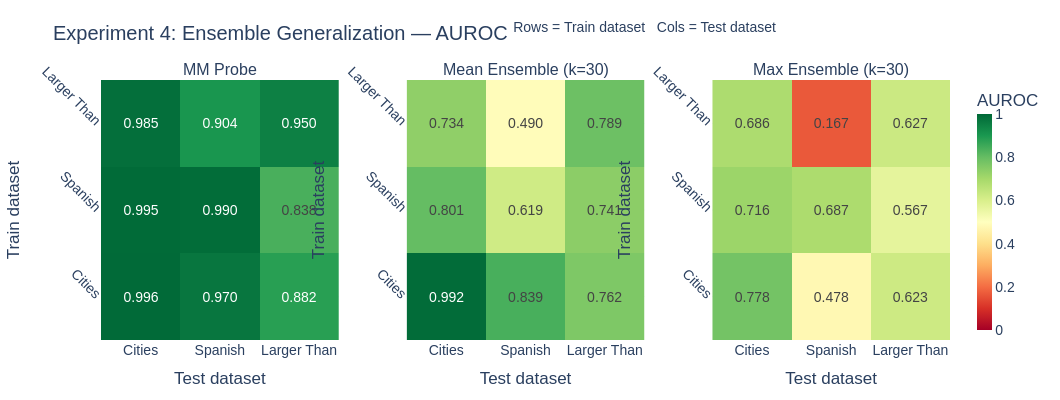

The notebook cell saved with this chart:
### Code cell
for metric, metric_title in [("auroc", "AUROC"), ("tpr@1fpr", "TPR @ 1% FPR")]:
    mm_mat = gen_to_matrix(gen_mm, metric, DATASET_NAMES)
    ens_mean_mat = gen_to_matrix(gen_ens_mean, metric, DATASET_NAMES)
    ens_max_mat = gen_to_matrix(gen_ens_max, metric, DATASET_NAMES)

    fig = make_subplots(
        rows=1, cols=3,
        subplot_titles=["MM Probe", f"Mean Ensemble (k={best_k})", f"Max Ensemble (k={best_k})"],
        horizontal_spacing=0.08,
    )

    for col, mat in enumerate([mm_mat, ens_mean_mat, ens_max_mat], start=1):
        fig.add_trace(go.Heatmap(
            z=mat,
            x=labels_display,
            y=labels_display,
            text=[[f"{v:.3f}" for v in row] for row in mat],
            texttemplate="%{text}",
            colorscale="RdYlGn",
            zmin=0, zmax=1,
            showscale=(col == 3),
            colorbar=dict(title=metric_title, thickness=15),
        ), row=1, col=col)

    fig.update_layout(
        **PLOT_BASE,
        title=(
            f"Experiment 4: Ensemble Generalization — {metric_title}\n"
            "<sup>Rows = Train dataset &nbsp; Cols = Test dataset</sup>"
        ),
        height=400, width=1060,
    )
    fig.update_yaxes(title_text="Train dataset", tickangle=45)
    for col in range(1, 4):
        fig.update_xaxes(title_text="Test dataset", row=1, col=col)
    fig.show()
    metric_slug = metric.replace("@", "at").replace("%", "pct").replace(" ", "_")
    save_fig(fig, f"exp4_ensemble_generalization_{metric_slug}")

### Figure 1 — Plotly figure (JSON) as saved in the notebook; plotly's stock layout.template omitted (floating-point values rounded to 4 significant figures)
{"data": [{"colorbar": {"thickness": 15, "title": {"text": "AUROC"}}, "colorscale": [[0, "rgb(165,0,38)"], [0.1, "rgb(215,48,39)"], [0.2, "rgb(244,109,67)"], [0.3, "rgb(253,174,97)"], [0.4, "rgb(254,224,139)"], [0.5, "rgb(255,255,191)"], [0.6, "rgb(217,239,139)"], [0.7, "rgb(166,217,106)"], [0.8, "rgb(102,189,99)"], [0.9, "rgb(26,152,80)"], [1, "rgb(0,104,55)"]], "showscale": false, "text": [["0.996", "0.970", "0.882"], ["0.995", "0.990", "0.838"], ["0.985", "0.904", "0.950"]], "texttemplate": "%{text}", "type": "heatmap", "x": ["Cities", "Spanish", "Larger Than"], "xaxis": "x", "y": ["Cities", "Spanish", "Larger Than"], "yaxis": "y", "z": [[0.9956, 0.9698, 0.8818], [0.9947, 0.9905, 0.8378], [0.9847, 0.904, 0.9496]], "zmax": 1, "zmin": 0}, {"colorbar": {"thickness": 15, "title": {"text": "AUROC"}}, "colorscale": [[0, "rgb(165,0,38)"], [0.1, "rgb(215,48,39)"], [0.2, "rgb(244,109,67)"], [0.3, "rgb(253,174,97)"], [0.4, "rgb(254,224,139)"], [0.5, "rgb(255,255,191)"], [0.6, "rgb(217,239,139)"], [0.7, "rgb(166,217,106)"], [0.8, "rgb(102,189,99)"], [0.9, "rgb(26,152,80)"], [1, "rgb(0,104,55)"]], "showscale": false, "text": [["0.992", "0.839", "0.762"], ["0.801", "0.619", "0.741"], ["0.734", "0.490", "0.789"]], "texttemplate": "%{text}", "type": "heatmap", "x": ["Cities", "Spanish", "Larger Than"], "xaxis": "x2", "y": ["Cities", "Spanish", "Larger Than"], "yaxis": "y2", "z": [[0.9919, 0.8389, 0.7622], [0.8012, 0.619, 0.7413], [0.7344, 0.4905, 0.7887]], "zmax": 1, "zmin": 0}, {"colorbar": {"thickness": 15, "title": {"text": "AUROC"}}, "colorscale": [[0, "rgb(165,0,38)"], [0.1, "rgb(215,48,39)"], [0.2, "rgb(244,109,67)"], [0.3, "rgb(253,174,97)"], [0.4, "rgb(254,224,139)"], [0.5, "rgb(255,255,191)"], [0.6, "rgb(217,239,139)"], [0.7, "rgb(166,217,106)"], [0.8, "rgb(102,189,99)"], [0.9, "rgb(26,152,80)"], [1, "rgb(0,104,55)"]], "showscale": true, "text": [["0.778", "0.478", "0.623"], ["0.716", "0.687", "0.567"], ["0.686", "0.167", "0.627"]], "texttemplate": "%{text}", "type": "heatmap", "x": ["Cities", "Spanish", "Larger Than"], "xaxis": "x3", "y": ["Cities", "Spanish", "Larger Than"], "yaxis": "y3", "z": [[0.7779, 0.4778, 0.6229], [0.716, 0.6865, 0.5672], [0.6859, 0.1667, 0.6271]], "zmax": 1, "zmin": 0}], "layout": {"annotations": [{"font": {"size": 16}, "showarrow": false, "text": "MM Probe", "x": 0.14, "xanchor": "center", "xref": "paper", "y": 1, "yanchor": "bottom", "yref": "paper"}, {"font": {"size": 16}, "showarrow": false, "text": "Mean Ensemble (k=30)", "x": 0.5, "xanchor": "center", "xref": "paper", "y": 1, "yanchor": "bottom", "yref": "paper"}, {"font": {"size": 16}, "showarrow": false, "text": "Max Ensemble (k=30)", "x": 0.86, "xanchor": "center", "xref": "paper", "y": 1, "yanchor": "bottom", "yref": "paper"}], "font": {"family": "Arial, sans-serif", "size": 14}, "height": 400, "legend": {"bgcolor": "rgba(255,255,255,0.8)", "bordercolor": "#E5E7EB", "borderwidth": 1}, "margin": {"b": 60, "l": 70, "r": 40, "t": 80}, "title": {"text": "Experiment 4: Ensemble Generalization — AUROC\n<sup>Rows = Train dataset &nbsp; Cols = Test dataset</sup>"}, "width": 1060, "xaxis": {"anchor": "y", "domain": [0, 0.28], "title": {"text": "Test dataset"}}, "xaxis2": {"anchor": "y2", "domain": [0.36, 0.64], "title": {"text": "Test dataset"}}, "xaxis3": {"anchor": "y3", "domain": [0.72, 1], "title": {"text": "Test dataset"}}, "yaxis": {"anchor": "x", "domain": [0, 1], "tickangle": 45, "title": {"text": "Train dataset"}}, "yaxis2": {"anchor": "x2", "domain": [0, 1], "tickangle": 45, "title": {"text": "Train dataset"}}, "yaxis3": {"anchor": "x3", "domain": [0, 1], "tickangle": 45, "title": {"text": "Train dataset"}}}}
